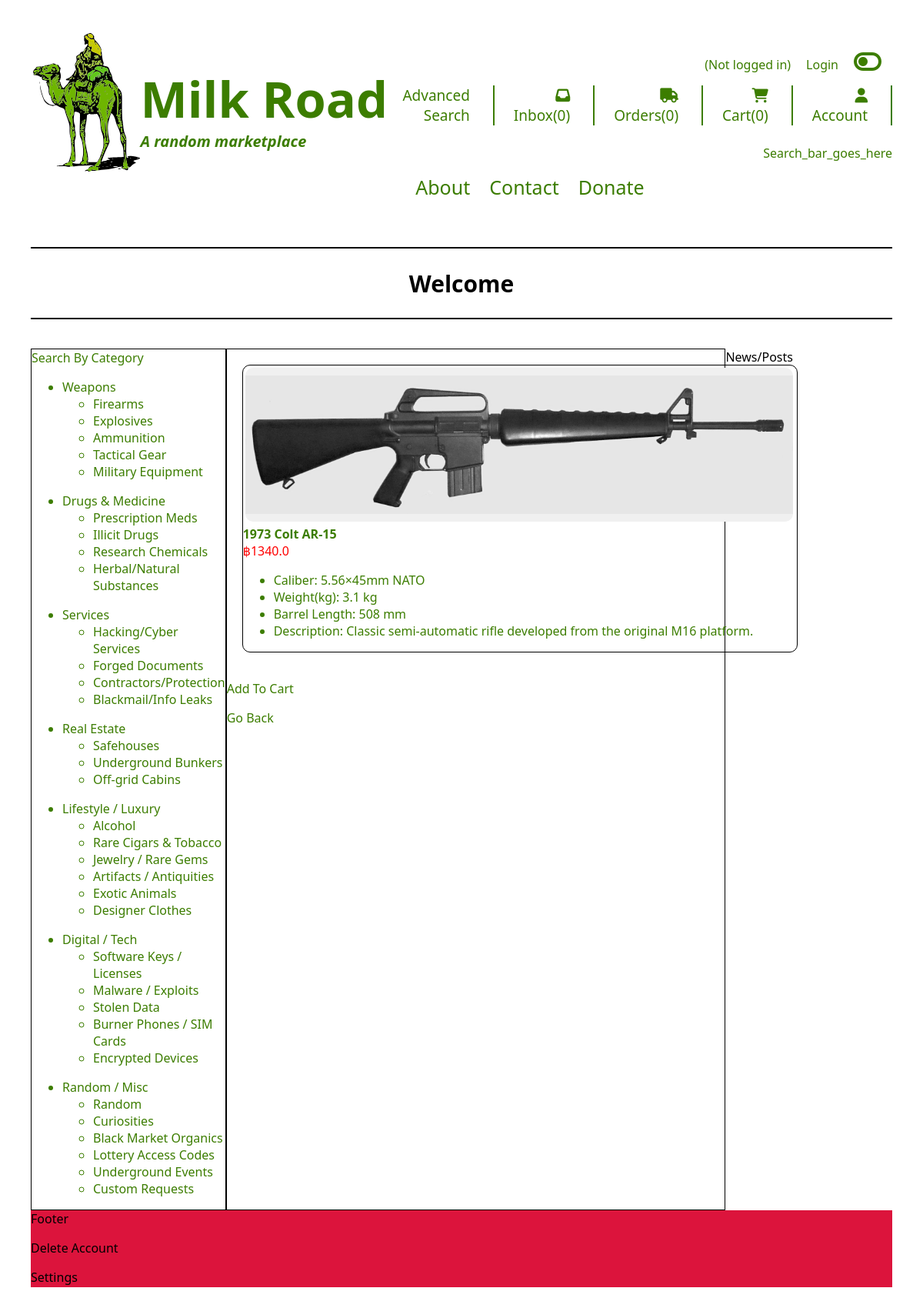
Page /product/1 on the committed database.
### tables this page shows
CREATE TABLE Products (
    serialNum INTEGER PRIMARY KEY AUTOINCREMENT,
    name TEXT,
    category TEXT, -- 'weapon', 'drug', 'property', 'service', etc.
    price REAL,
    image BLOB,
    description TEXT
);

CREATE TABLE Weapons (
    serialNum INTEGER,
    caliber TEXT,
    weight TEXT,
    barrel_length TEXT,
    -- etc.
    FOREIGN KEY (serialNum) REFERENCES Products(serialNum)
);

### app.py (the view)
@app.route("/product/<int:serialNum>")
def product(serialNum):
    db = get_db()
    product = db.execute(""" SELECT * FROM Products
                             WHERE serialNum = ?;""", (serialNum, )).fetchone()
    if product['category'] == 'weapon':
        details = db.execute(""" SELECT * FROM Weapons
                                 WHERE serialNum = ?;""",(serialNum, )).fetchone()
    return render_template("item_details.html", product=product, details=details)

### app.py (called while the page is built)
@app.before_request
def show_logged_user():
    g.user =session.get("first_name", None)
    g.funds = session.get('funds', None) # getting funds from session in login with whatever user is on at that time
    g.user_id = session.get('user_id', None)
    print(f'{g.user_id}')

@app.context_processor # This decorator runs whenever a template is rendered*(doesnt matter which one), It will automically be added to every template. You dont need to rewirtie product=product in every route
def inject_cart_count():
    cart = session.get("cart", {}) # getting the 'cart' key from the flask session if it exists
    total_cart_count = sum(cart.values()) # summing all cart values together
    return dict(total_cart_count=total_cart_count)  # returning a dict(total_cart_count with a total count that can be shown in any html template YAYAYAYA)

### database.py (called while the page is built)
def get_db():
    if "db" not in g:
        g.db = sqlite3.connect(DATABASE,
            detect_types=sqlite3.PARSE_DECLTYPES
        )
        g.db.row_factory = sqlite3.Row
    return g.db

### templates/item_details.html
{% extends 'base.html' %}
{% block main_content %}
<div id="single_item_grid">
    <div id="single_item_container">
        <a href="{{ url_for('product', serialNum=product['serialNum']) }}">
            <img src="/{{ product['image'] }}">
        </a>
        <div id="item_name">
            <a href="{{ url_for('product', serialNum=product['serialNum']) }}">
                <b>{{ product["name"] }}</b>
            </a>
        </div>
    <div id="item_price">฿{{ product["price"] }}</div>
    <ul>
        <li id="item_name">Caliber: {{ details["caliber"] }}</li>
        <li id="item_name">Weight(kg): {{ details["weight"] }}</li>
        <li id="item_name">Barrel Length: {{ details["barrel_length"] }}</li>
        <li id="item_name">Description: {{ product["description"] }}</li>
    </ul>
    </div>
</div>
<p id="item_name">
    <a href="{{ url_for('add_to_cart', serialNum=product['serialNum']) }}">Add To Cart</a>
</p>
<p id="item_name">
    <a href="{{ url_for('index') }}">Go Back</a>
</p>
{% endblock %}

### static/styles/styles.css (style rules this page uses)
body { margin: 20px; padding: 20px; font-family:'Segoe UI', Tahoma, Geneva, Verdana, sans-serif; }
a { text-decoration: none; color: inherit; }
img { height: 90%; margin-left: 3px; margin-top: 3px; }
#item_name, .categories { color: #3C7D00; }
#item_price { color: red; }
#single_item_grid { display: grid; grid-template-columns: repeat(3, 1fr); gap: 10px; padding: 20px; }
#single_item_grid img { width: 712px; height: 200px; object-fit: contain; background-color: #f0f0f0; border-radius: 10px; }
#single_item_container { border: 1px solid black; border-radius: 10px; width: 45em; }

### static/styles/dark_mode.css (style rules this page uses)
body, .header, .nav, .marquee, .categories, .news, .main, .footer { transition: background-color 1s, color 0.2s, text-shadow 0.2s; }

### rows in the picture
Products: image (picture), name "1973 Colt AR-15", price "1340.0", description "Classic semi-automatic rifle developed from the original M16 platform."
Weapons: caliber "5.56×45mm NATO", weight "3.1 kg", barrel_length "508 mm"
